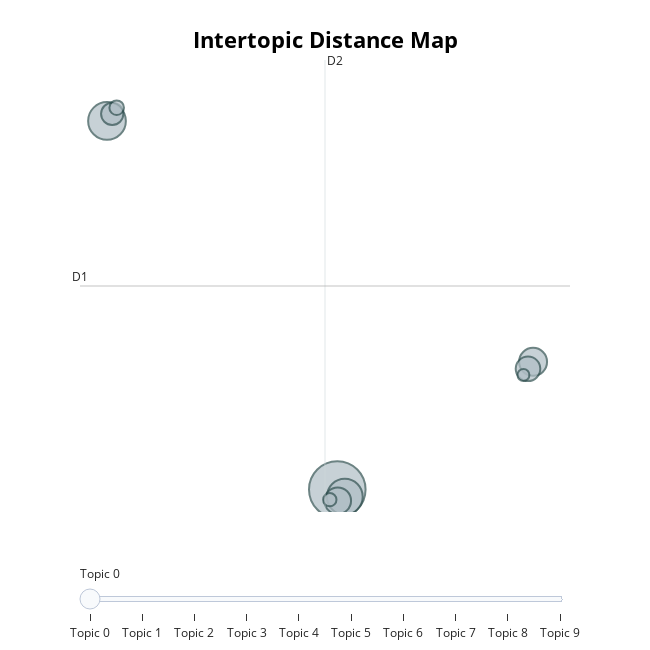

The code cell stored with this chart in its notebook:
### Code cell
topic_model.visualize_topics()

### Figure 1 — Plotly figure (JSON) as saved in the notebook; plotly's stock layout.template omitted (floating-point values rounded to 4 significant figures)
{"data": [{"customdata": [[0, "as | in | the | are | is", 90], [1, "of | as | is | are | xj", 40], [2, "huang | zhao | zhu | liu | jiang", 36], [3, "as | of | the | scaling | in", 22], [4, "biorxiv | 2017 | acl | david | 2016", 20], [5, "as | similarity | topics | subtopics | the", 17], [6, "cx | xtx | nxxt | of | xˆvi", 14], [7, "are | of | 33 | as | sailor", 6], [8, "017 | 014 | 015 | 013 | 005", 5], [9, "refined | as | refinement | cot | is", 4]], "hovertemplate": "<b>Topic %{customdata[0]}</b><br>%{customdata[1]}<br>Size: %{customdata[2]}", "legendgroup": "", "marker": {"color": "#B0BEC5", "line": {"color": "DarkSlateGrey", "width": 2}, "size": [90, 40, 36, 22, 20, 17, 14, 6, 5, 4], "sizemode": "area", "sizeref": 0.05625, "symbol": "circle"}, "mode": "markers", "name": "", "orientation": "v", "showlegend": false, "type": "scatter", "x": [3.651, -13.06, 4.198, 17.86, 3.684, 17.49, -12.68, -12.35, 3.109, 17.16], "xaxis": "x", "y": [-3.385, 16.15, -3.768, 3.381, -3.981, 3.012, 16.53, 16.85, -3.922, 2.682], "yaxis": "y"}], "layout": {"annotations": [{"showarrow": false, "text": "D1", "x": -15.02, "y": 7.4, "yshift": 10}, {"showarrow": false, "text": "D2", "x": 2.76, "xshift": 10, "y": 19.38}], "height": 650, "hoverlabel": {"bgcolor": "white", "font": {"family": "Rockwell", "size": 16}}, "legend": {"itemsizing": "constant", "tracegroupgap": 0}, "margin": {"t": 60}, "shapes": [{"line": {"color": "#CFD8DC", "width": 2}, "type": "line", "x0": 2.76, "x1": 2.76, "y0": -4.578, "y1": 19.38}, {"line": {"color": "#9E9E9E", "width": 2}, "type": "line", "x0": -15.02, "x1": 20.54, "y0": 7.4, "y1": 7.4}], "sliders": [{"active": 0, "pad": {"t": 50}, "steps": [{"args": [{"marker.color": [["red", "#B0BEC5", "#B0BEC5", "#B0BEC5", "#B0BEC5", "#B0BEC5", "#B0BEC5", "#B0BEC5", "#B0BEC5", "#B0BEC5"]]}], "label": "Topic 0", "method": "update"}, {"args": [{"marker.color": [["#B0BEC5", "red", "#B0BEC5", "#B0BEC5", "#B0BEC5", "#B0BEC5", "#B0BEC5", "#B0BEC5", "#B0BEC5", "#B0BEC5"]]}], "label": "Topic 1", "method": "update"}, {"args": [{"marker.color": [["#B0BEC5", "#B0BEC5", "red", "#B0BEC5", "#B0BEC5", "#B0BEC5", "#B0BEC5", "#B0BEC5", "#B0BEC5", "#B0BEC5"]]}], "label": "Topic 2", "method": "update"}, {"args": [{"marker.color": [["#B0BEC5", "#B0BEC5", "#B0BEC5", "red", "#B0BEC5", "#B0BEC5", "#B0BEC5", "#B0BEC5", "#B0BEC5", "#B0BEC5"]]}], "label": "Topic 3", "method": "update"}, {"args": [{"marker.color": [["#B0BEC5", "#B0BEC5", "#B0BEC5", "#B0BEC5", "red", "#B0BEC5", "#B0BEC5", "#B0BEC5", "#B0BEC5", "#B0BEC5"]]}], "label": "Topic 4", "method": "update"}, {"args": [{"marker.color": [["#B0BEC5", "#B0BEC5", "#B0BEC5", "#B0BEC5", "#B0BEC5", "red", "#B0BEC5", "#B0BEC5", "#B0BEC5", "#B0BEC5"]]}], "label": "Topic 5", "method": "update"}, {"args": [{"marker.color": [["#B0BEC5", "#B0BEC5", "#B0BEC5", "#B0BEC5", "#B0BEC5", "#B0BEC5", "red", "#B0BEC5", "#B0BEC5", "#B0BEC5"]]}], "label": "Topic 6", "method": "update"}, {"args": [{"marker.color": [["#B0BEC5", "#B0BEC5", "#B0BEC5", "#B0BEC5", "#B0BEC5", "#B0BEC5", "#B0BEC5", "red", "#B0BEC5", "#B0BEC5"]]}], "label": "Topic 7", "method": "update"}, {"args": [{"marker.color": [["#B0BEC5", "#B0BEC5", "#B0BEC5", "#B0BEC5", "#B0BEC5", "#B0BEC5", "#B0BEC5", "#B0BEC5", "red", "#B0BEC5"]]}], "label": "Topic 8", "method": "update"}, {"args": [{"marker.color": [["#B0BEC5", "#B0BEC5", "#B0BEC5", "#B0BEC5", "#B0BEC5", "#B0BEC5", "#B0BEC5", "#B0BEC5", "#B0BEC5", "red"]]}], "label": "Topic 9", "method": "update"}]}], "title": {"font": {"color": "Black", "size": 22}, "text": "<b>Intertopic Distance Map</b>", "x": 0.5, "xanchor": "center", "y": 0.95, "yanchor": "top"}, "width": 650, "xaxis": {"anchor": "y", "domain": [0, 1], "range": [-15.02, 20.54], "title": {"text": ""}, "visible": false}, "yaxis": {"anchor": "x", "domain": [0, 1], "range": [-4.578, 19.38], "title": {"text": ""}, "visible": false}}}
